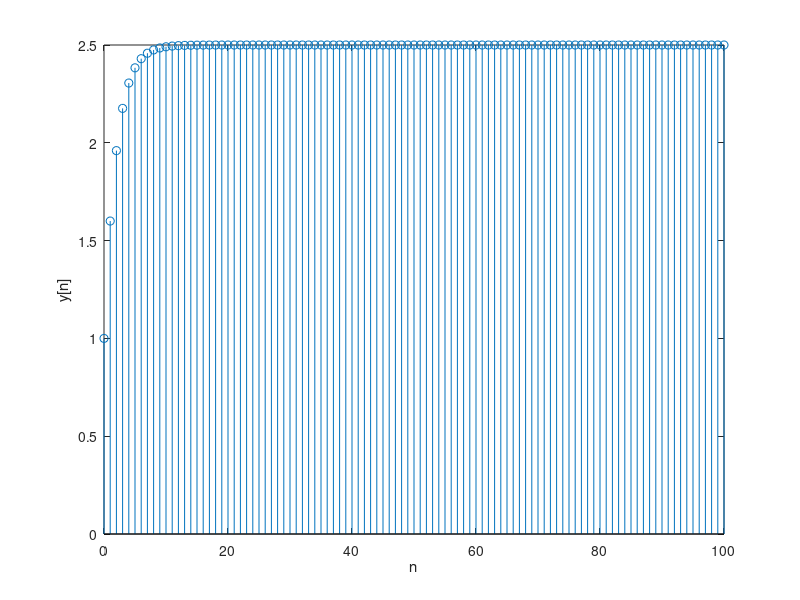

MATLAB code for this plot:
n_h = 0:50;
h = (0.6).^n_h;

n_x = 0:150;
x = ones(size(n_x));

y = conv(x, h);
ny = 0:length(y)-1;
stem(ny, y);
xlim([0 100]);
xlabel('n');
ylabel('y[n]');
